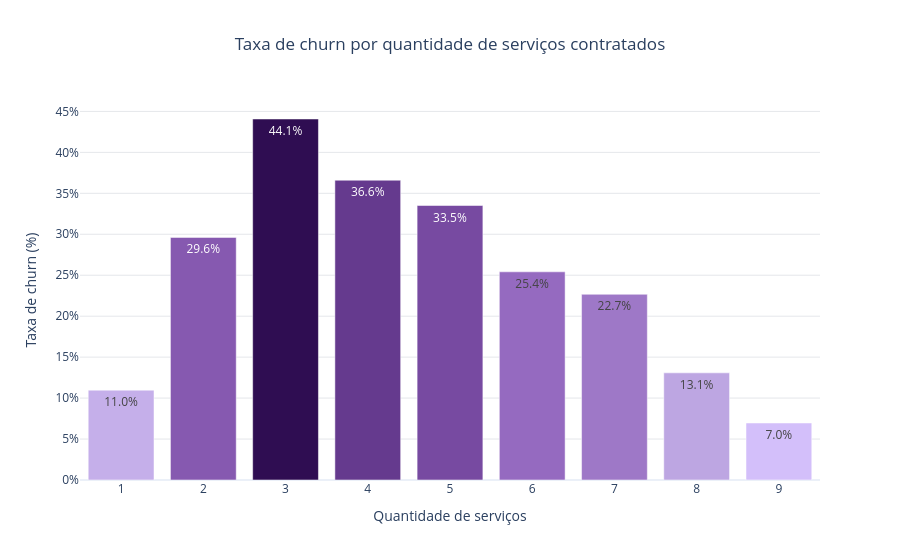

Here is the notebook cell this chart was saved with:
### Markdown cell above
### Pergunta 5 - A quantidade de serviços contratados está associada ao churn?

### Code cell
gold_churn_qtd_servicos = (
    df_gold.groupby("QuantidadeServicos", observed=True)
    .agg(Clientes=("id_cliente", "size"), Cancelamentos=("CancelamentoBooleano", "sum"))
    .reset_index()
)
gold_churn_qtd_servicos["TaxaChurnPct"] = gold_churn_qtd_servicos["Cancelamentos"] / gold_churn_qtd_servicos["Clientes"] * 100
display(gold_churn_qtd_servicos)

fig = px.bar(
    gold_churn_qtd_servicos, x="QuantidadeServicos", y="TaxaChurnPct",
    text=gold_churn_qtd_servicos["TaxaChurnPct"].map(lambda x: f"{x:.1f}%"),
    custom_data=["Clientes", "Cancelamentos"], color="TaxaChurnPct", color_continuous_scale=[
    "#D3BFFA",
    "#B299D6",
    "#9569C0",
    "#72459C",
    "#2F0D52"
],
    title="Taxa de churn por quantidade de serviços contratados",
    labels={"QuantidadeServicos": "Quantidade de serviços", "TaxaChurnPct": "Taxa de churn (%)"},
    template="plotly_white"
)
fig.update_traces(hovertemplate="Serviços: %{x}<br>Taxa de churn: %{y:.1f}%<br>Clientes: %{customdata[0]:,}<br>Cancelamentos: %{customdata[1]:,}<extra></extra>")
fig.update_layout(title_x=0.5, coloraxis_showscale=False, yaxis=dict(ticksuffix="%", gridcolor="#E5E7EB"))
fig.show()

### Figure 1 — Plotly figure (JSON) as saved in the notebook; plotly's stock layout.template omitted (floating-point values rounded to 4 significant figures)
{"data": [{"customdata": [[1021, 112], [682, 202], [692, 305], [765, 280], [737, 247], [720, 183], [538, 122], [321, 42], [158, 11]], "hovertemplate": "Serviços: %{x}<br>Taxa de churn: %{y:.1f}%<br>Clientes: %{customdata[0]:,}<br>Cancelamentos: %{customdata[1]:,}<extra></extra>", "legendgroup": "", "marker": {"color": [10.97, 29.62, 44.08, 36.6, 33.51, 25.42, 22.68, 13.08, 6.962], "coloraxis": "coloraxis", "pattern": {"shape": ""}}, "name": "", "orientation": "v", "showlegend": false, "text": ["11.0%", "29.6%", "44.1%", "36.6%", "33.5%", "25.4%", "22.7%", "13.1%", "7.0%"], "textposition": "auto", "type": "bar", "x": [1, 2, 3, 4, 5, 6, 7, 8, 9], "xaxis": "x", "y": [10.97, 29.62, 44.08, 36.6, 33.51, 25.42, 22.68, 13.08, 6.962], "yaxis": "y"}], "layout": {"barmode": "relative", "coloraxis": {"autocolorscale": false, "colorbar": {"title": {"text": "Taxa de churn (%)"}}, "colorscale": [[0, "#D3BFFA"], [0.25, "#B299D6"], [0.5, "#9569C0"], [0.75, "#72459C"], [1, "#2F0D52"]], "showscale": false}, "legend": {"tracegroupgap": 0}, "title": {"text": "Taxa de churn por quantidade de serviços contratados", "x": 0.5}, "xaxis": {"anchor": "y", "domain": [0, 1], "title": {"text": "Quantidade de serviços"}}, "yaxis": {"anchor": "x", "domain": [0, 1], "gridcolor": "#E5E7EB", "ticksuffix": "%", "title": {"text": "Taxa de churn (%)"}}}}
